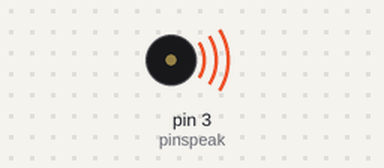
Bench run of a sketch on a simulated Arduino Uno, built with avr-gcc and run on an emulated ATmega328P. On the bench: buzzer (waves = sounding).

Above: at 0.2 s.
At 9.5 s:
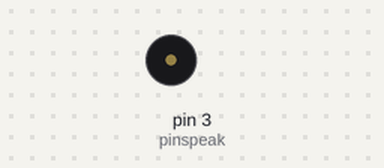
Timing chart, 0 to 13.0 s (numbered marks = the images above):
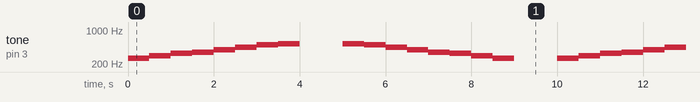

The sketch:

nadac.ino
```cpp
const int pinspeak=3;

void setup() {
  pinMode(pinspeak,OUTPUT);
}

int nada[]={262, 294, 330, 349, 392, 440, 494, 523};
void loop() {
  for(int i=0;i<=7;i++){
    tone(pinspeak,nada[i],500);
    delay(500);
  }
  noTone(pinspeak);
  delay(1000);
  for(int i=7;i>=0;i--){
    tone(pinspeak,nada[i],500);
    delay(500);
  }
  noTone(pinspeak);
  delay(1000);
}
```

Measured:
- by itself, tone on pin 3 (pinspeak): repeats every 10.0 s: 294 Hz 0.50 s, 330 Hz 0.50 s, 349 Hz 0.50 s, 392 Hz 0.50 s, 440 Hz 0.50 s, 494 Hz 0.50 s, 523 Hz 0.50 s, silent 1.0 s, 523 Hz 0.50 s, 494 Hz 0.50 s, 440 Hz 0.50 s, 392 Hz 0.50 s, 349 Hz 0.50 s, 330 Hz 0.50 s, 294 Hz 0.50 s, 262 Hz 0.50 s, silent 1.0 s, 262 Hz 0.50 s
